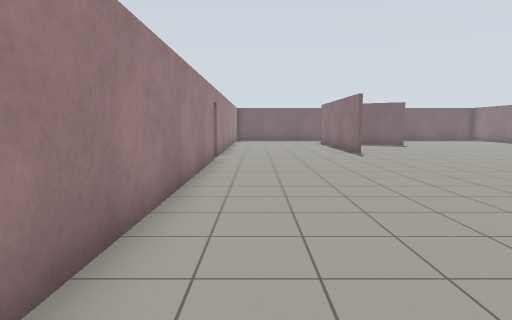
View 1 (above)

24 first-person views from a walk through a world built for the Gazebo simulator. The camera is 1.2 m above the floor, tilts 6° down and sees 75° across. The floor is counted in squares, 1 m on a side. Each view is taken from the middle of a square. On the plan, view 1 faces up. The plan holds only what a view shows up to about 13 squares ahead; the rest is blank.

View 2
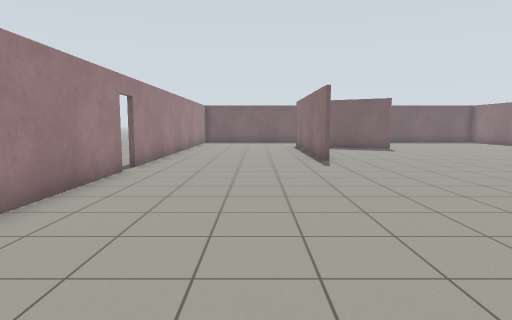

View 3
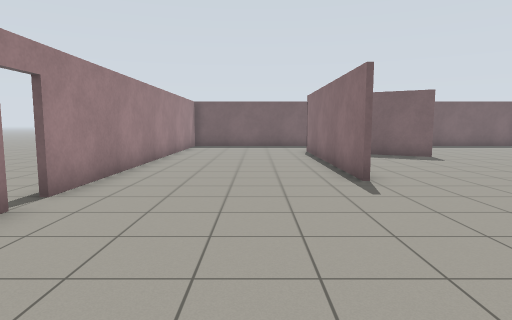

View 4
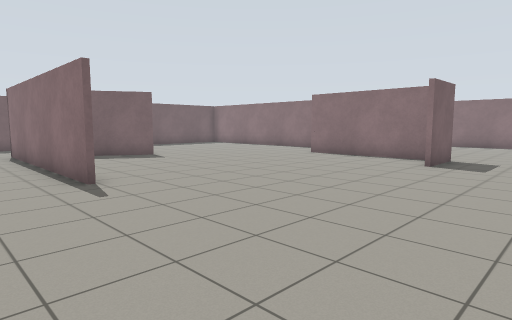

View 5
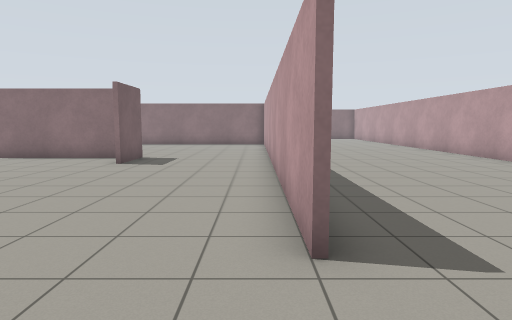

View 6
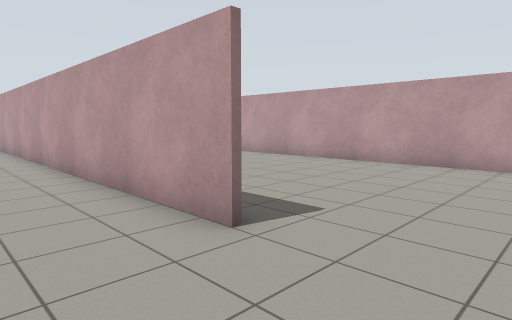

View 7
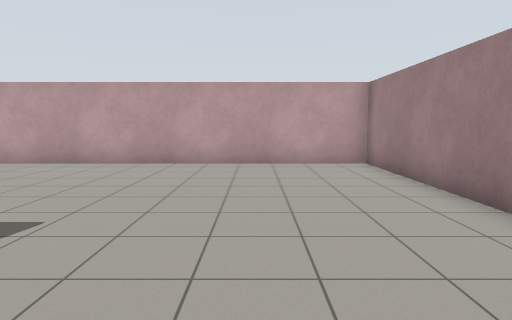

View 8
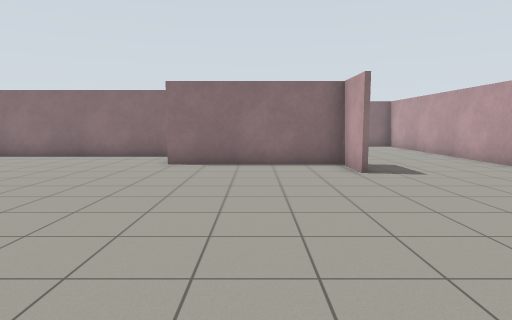

View 9
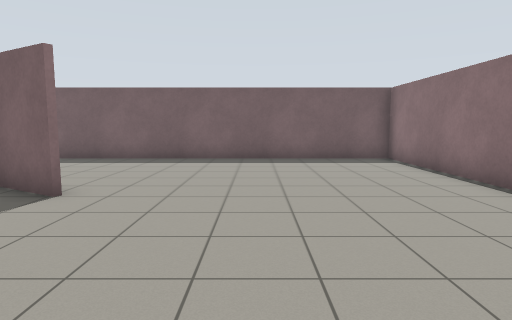

View 10
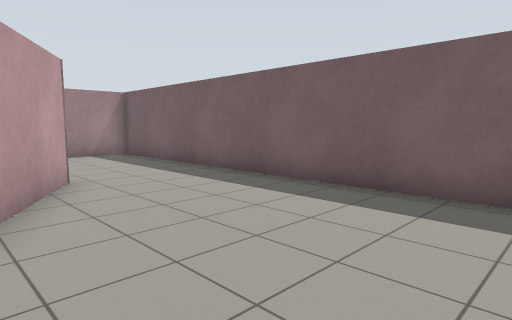

View 11
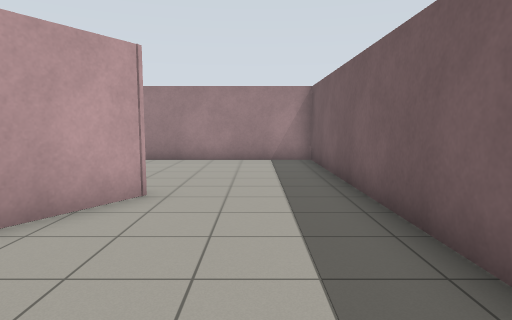

View 12
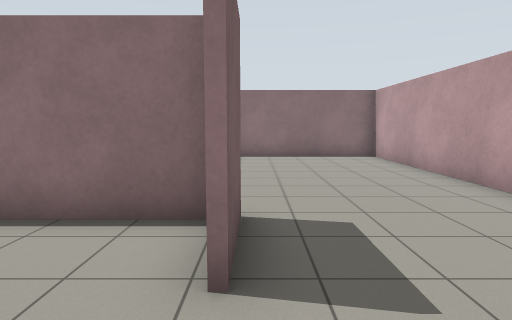

View 13
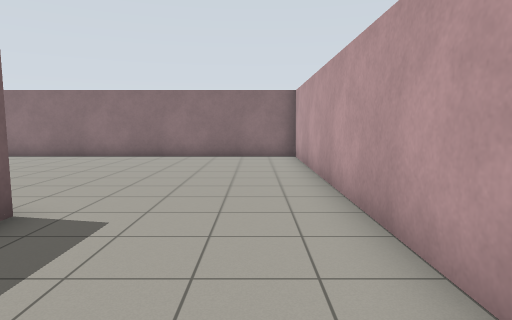

View 14
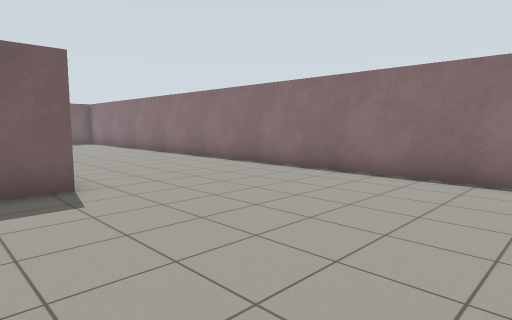

View 15
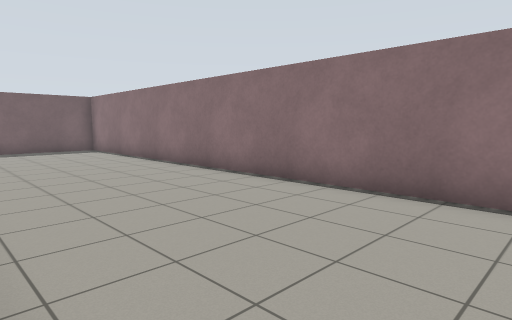

View 16
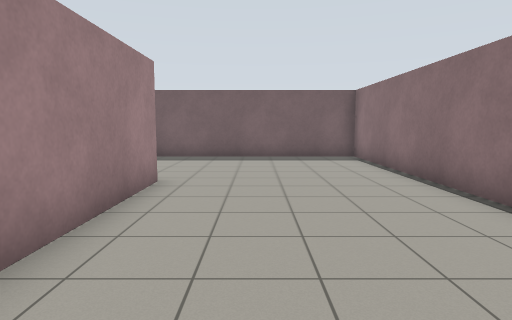

View 17
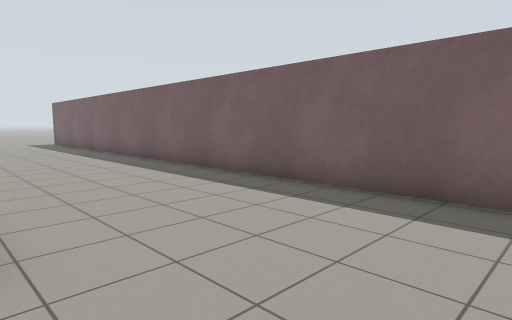

View 18
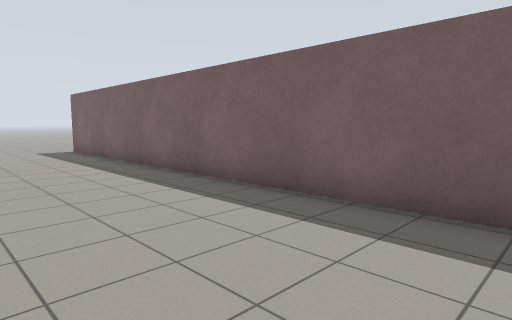

View 19
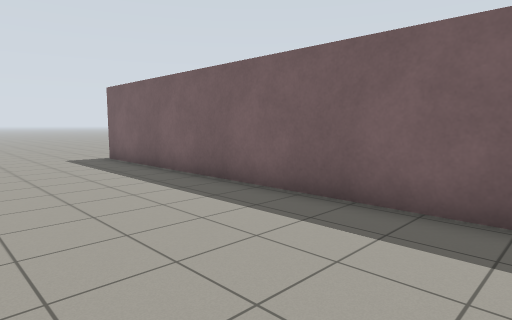

View 20
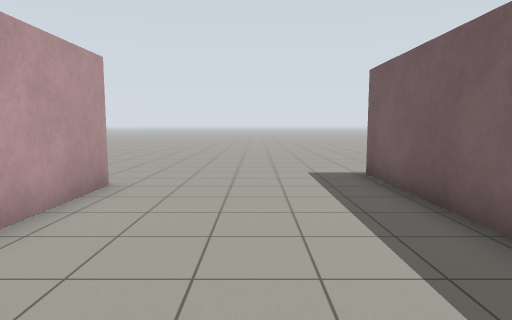

View 21
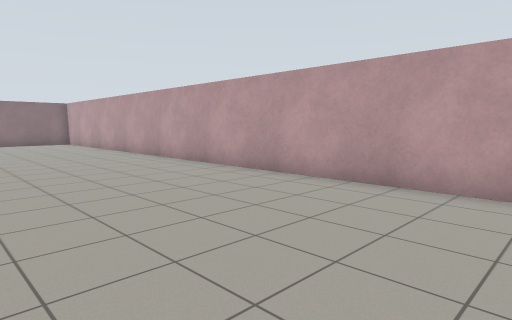

View 22
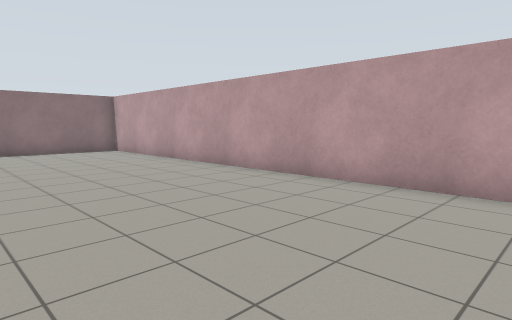

View 23
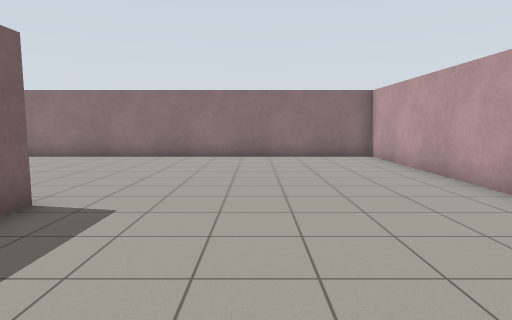

View 24
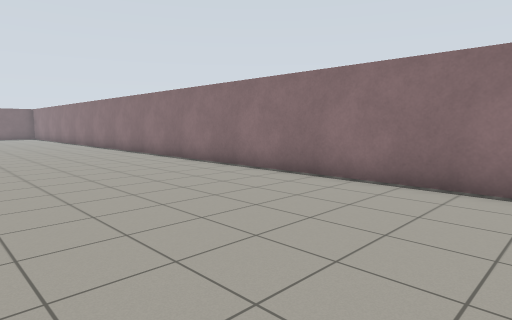

### Floor plan
Points are (right, up) in squares from view 1. A wall is a line through its corners. A room is listed if a view was taken in it or the views show most of it. See-through windows are left out.
Room 1 (views 1, 2, 3, 4, 5, 6, 7, 8, 9, 10, 11, 12, 13, 14, 15, 16, 17, 18, 19, 20, 21, 22, 23, 24)
walls: (16.7, 16.4) (16.7, 25.9) (-1.5, 25.9) (-1.5, 12.4); (17, 15.5) (15.8, 15.5); (8.6, 19.5) (6.7, 20.6); (12.3, 10.3) (14.1, 10.3) (14.1, 15.7); (14.4, 10.2) (12.3, 10.2); (4.3, 14) (4.3, 22.1) (7.1, 20.5); (16.9, 26.1) (16.9, 21.6); (4.9, 5.5) (22.7, 5.5) (22.7, 31.7) (-3.1, 31.7); (23, 5.3) (22.2, 5.3); (-1.5, 11.6) (-1.5, -2.4) (30.7, -2.4) (30.7, 17.9); (-1.6, 26.1) (1.2, 26.1)
ways out: open door at (-1.5, 12)

Positions as (right, up) in squares from view 1, and headings:
1: (0, 0), facing up
2: (2, 3), facing up
3: (2, 7), facing up
4: (2, 7), facing up-right
5: (2, 6), facing right
6: (2, 8), facing down-right
7: (2, 8), facing down
8: (4, 13), facing right
9: (12, 14), facing up
10: (12, 20), facing up-left
11: (10, 24), facing left
12: (10, 10), facing right
13: (10, 7), facing right
14: (15, 9), facing up-right
15: (17, 15), facing up-right
16: (19, 19), facing up
17: (20, 26), facing up-left
18: (13, 27), facing up-left
19: (9, 27), facing up-left
20: (5, 29), facing left
21: (8, 4), facing down-right
22: (15, 4), facing down-right
23: (18, 2), facing right
24: (24, 6), facing up-right
